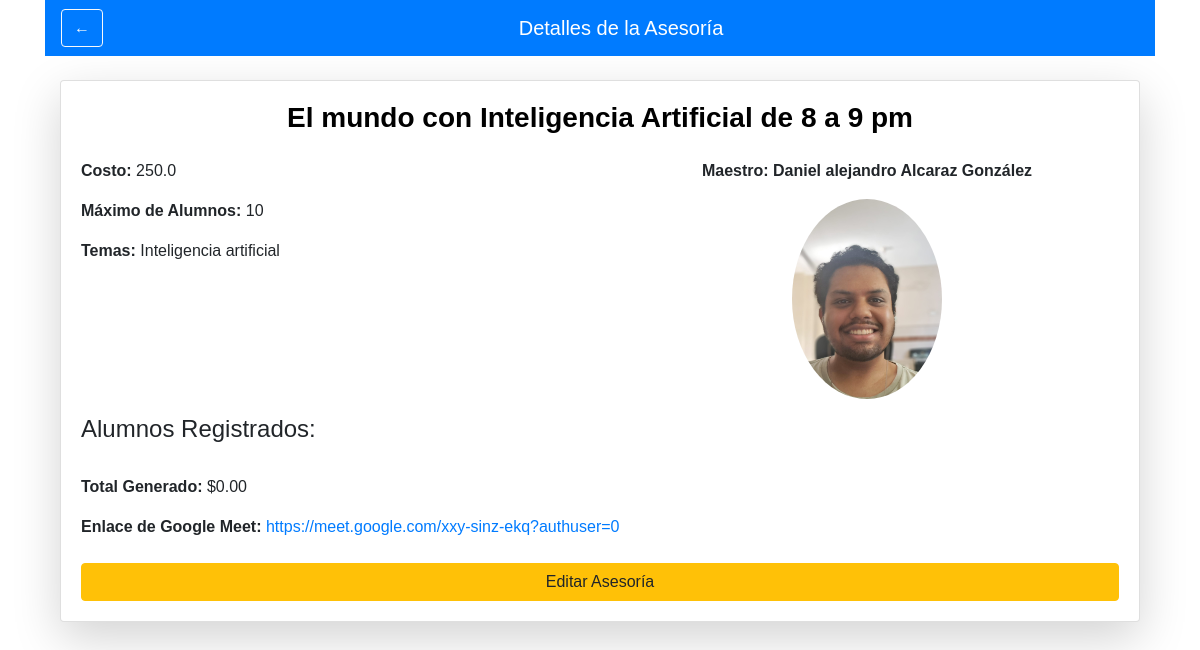
The page /ver_detalle_asesoria_maestro/10 (signed in) on the database its author committed.
### ProyectoWeb/app.py (models this page shows)
class Asesoria(db.Model):
    id = db.Column(db.Integer, primary_key=True)
    descripcion = db.Column(db.String(200), nullable=False)
    costo = db.Column(db.Float, nullable=False)
    max_alumnos = db.Column(db.Integer, nullable=False)
    temas = db.Column(db.String(200), nullable=False)
    maestro_id = db.Column(db.Integer, db.ForeignKey('user.id'), nullable=False)
    alumnos = db.relationship('User', secondary=asesoria_alumno, back_populates='asesorias')
    total_pagado = db.Column(db.Float, default=0.0)
    meet_link = db.Column(db.String(200), nullable=True)

class User(UserMixin, db.Model):
    id = db.Column(db.Integer, primary_key=True)
    nombre = db.Column(db.String(100), nullable=False)
    email = db.Column(db.String(100), unique=True, nullable=False)
    password = db.Column(db.String(100), nullable=False)
    rol = db.Column(db.String(10), nullable=False)
    especializacion = db.Column(db.String(200), nullable=True)  # Nueva columna
    foto = db.Column(db.String(200), nullable=True)  # Nueva columna
    edad = db.Column(db.Integer, nullable=True)  # Nueva columna
    nivel = db.Column(db.String(50), nullable=True)  # Nueva columna
    asesorias = db.relationship('Asesoria', secondary=asesoria_alumno, back_populates='alumnos')

### ProyectoWeb/app.py (the view)
@app.route('/ver_detalle_asesoria_maestro/<int:id>')
@login_required
def ver_detalle_asesoria_maestro(id):
    asesoria = Asesoria.query.get_or_404(id)
    maestro = User.query.get(asesoria.maestro_id)
    alumnos = db.session.query(User).join(RegistroAsesoria).filter(RegistroAsesoria.asesoria_id == asesoria.id).all()
    total_pagado = db.session.query(
        db.func.sum(
            case(
                (RegistroAsesoria.pagado == True, asesoria.costo)
            )
        )
    ).filter(
        RegistroAsesoria.asesoria_id == asesoria.id
    ).scalar()
    if total_pagado is None:
        total_pagado = 0.0
    logging.debug(f'ID de Asesoría: {id}')
    logging.debug(f'Total pagado calculado: {total_pagado}')
    logging.debug(f'Alumnos registrados: {len(alumnos)}')
    for alumno in alumnos:
        logging.debug(f'Alumno: {alumno.nombre}, ID: {alumno.id}')
    context = {
        'asesoria': asesoria,
        'maestro': maestro,
        'alumnos': alumnos,
        'total_pagado': total_pagado
    }
    logging.debug(f'Contexto pasado al template: {context}')
    return render_template('ver_detalle_asesoria_maestro.html', **context)

### ProyectoWeb/app.py (called while the page is built)
@login_manager.user_loader
def load_user(user_id):
    return User.query.get(int(user_id))

### ProyectoWeb/templates/ver_detalle_asesoria_maestro.html (shortened to what this page needs)
{% extends 'base.html' %}
{% block content %}
<nav class="navbar navbar-expand-lg navbar-dark bg-primary mb-4">
    <button class="btn btn-outline-light" onclick="window.location.href='{{ url_for('dashboard_maestro') }}';">←</button>
    <a class="navbar-brand mx-auto" href="#">Detalles de la Asesoría</a>
</nav>
<div class="container mt-4">
    <div class="card shadow-lg">
        <div class="card-body">
            <h2 class="text-center mb-4">{{ asesoria.descripcion }}</h2>
            <div class="row mb-3">
                <div class="col-md-6">
                    <p><strong>Costo:</strong> {{ asesoria.costo }}</p>
                    <p><strong>Máximo de Alumnos:</strong> {{ asesoria.max_alumnos }}</p>
                    <p><strong>Temas:</strong> {{ asesoria.temas }}</p>
                </div>
                <div class="col-md-6 text-center">
                    <p><strong>Maestro:</strong> {{ maestro.nombre }}</p>
                    {% if maestro.foto %}
                        <img src="{{ url_for('static', filename='profile_pics/' ~ maestro.foto) }}" alt="Foto del Maestro" class="img-fluid rounded-circle" style="max-width: 150px;">
                    {% endif %}
                </div>
            </div>
            <h4 class="mb-3">Alumnos Registrados:</h4>
            <p><strong>Total Generado:</strong> ${{ "%.2f" % total_pagado }}</p>
            <p><strong>Enlace de Google Meet:</strong> <a href="{{ asesoria.meet_link }}" target="_blank">{{ asesoria.meet_link }}</a></p>
            <a href="{{ url_for('editar_asesoria', id=asesoria.id) }}" class="btn btn-warning btn-block mt-4">Editar Asesoría</a>
        </div>
    </div>
</div>
{% endblock %}

### ProyectoWeb/static/style.css (style rules this page uses)
body { margin: 0; padding: 0; height: 100vh; background: url('/static/Fondo1.jpeg') no-repeat center center fixed; background-size: cover; font-family: Arial, sans-serif; }
h2 { margin-bottom: 20px; font-size: 28px; font-weight: bold; color: black; }
button { background-color: white; color: #007BFF; border: none; padding: 12px; border-radius: 10px; cursor: pointer; font-weight: bold; }
.text-center { text-align: center; font-weight: bold; }
.mb-4 { margin-bottom: 1.5rem; }

### rows shown on the page
Asesoria: descripcion "El mundo con Inteligencia Artificial de 8 a 9 pm", costo "250.0", max_alumnos "10", temas "Inteligencia artificial", meet_link "https://meet.google.com/xxy-sinz-ekq?authuser=0"
User: nombre "Daniel alejandro Alcaraz González", foto (picture)

### other values the page prints
{{ "%.2f" % total_pagado }} "0.00"
